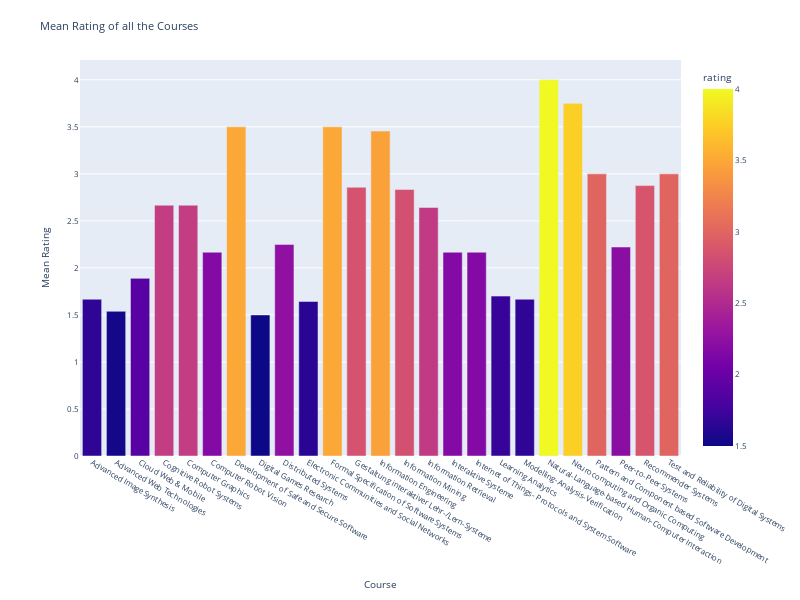

This figure's notebook cell:
### Code cell
fig11 = px.bar(df_ratings, x='sub', y='rating',
              color='rating', height=400)
fig11.update_layout(height=600,width=700,font=dict(size=8),title='Mean Rating of all the Courses')
fig11.update_xaxes(title='Course')
fig11.update_yaxes(title='Mean Rating')

### Figure 1 — Plotly figure (JSON) as saved in the notebook; plotly's stock layout.template omitted (floating-point values rounded to 4 significant figures)
{"data": [{"alignmentgroup": "True", "hoverlabel": {"namelength": 0}, "hovertemplate": "sub=%{x}<br>rating=%{marker.color}", "legendgroup": "", "marker": {"color": [1.667, 1.538, 1.889, 2.667, 2.667, 2.167, 3.5, 1.5, 2.25, 1.643, 3.5, 2.857, 3.455, 2.833, 2.643, 2.167, 2.167, 1.7, 1.667, 4, 3.75, 3, 2.222, 2.875, 3], "coloraxis": "coloraxis"}, "name": "", "offsetgroup": "", "orientation": "v", "showlegend": false, "textposition": "auto", "type": "bar", "x": ["Advanced Image Synthesis", "Advanced Web Technologies", "Cloud Web & Mobile", "Cognitive Robot Systems", "Computer Graphics", "Computer Robot Vision", "Development of Safe and Secure Software", "Digital Games Research", "Distributed Systems", "Electronic Communities and Social Networks", "Formal Specification of Software Systems", "Gestaltung interaktiver Lehr-/Lern-Systeme", "Information Engineering", "Information Mining", "Information Retrieval", "Interaktive Systeme", "Internet of Things- Protocols and System Software", "Learning Analytics", "Modelling-Analysis-Verification", "Natural-Language-based Human-Computer Interaction", "Neurocomputing and Organic Computing", "Pattern and Component based Software Development", "Peer-to-Peer Systems", "Recommender Systems", "Test and Reliability of Digital Systems"], "xaxis": "x", "y": [1.667, 1.538, 1.889, 2.667, 2.667, 2.167, 3.5, 1.5, 2.25, 1.643, 3.5, 2.857, 3.455, 2.833, 2.643, 2.167, 2.167, 1.7, 1.667, 4, 3.75, 3, 2.222, 2.875, 3], "yaxis": "y"}], "layout": {"barmode": "relative", "coloraxis": {"colorbar": {"title": {"text": "rating"}}, "colorscale": [[0, "#0d0887"], [0.1111, "#46039f"], [0.2222, "#7201a8"], [0.3333, "#9c179e"], [0.4444, "#bd3786"], [0.5556, "#d8576b"], [0.6667, "#ed7953"], [0.7778, "#fb9f3a"], [0.8889, "#fdca26"], [1, "#f0f921"]]}, "font": {"size": 8}, "height": 600, "legend": {"tracegroupgap": 0}, "margin": {"t": 60}, "title": {"text": "Mean Rating of all the Courses"}, "width": 800, "xaxis": {"anchor": "y", "domain": [0, 1], "title": {"text": "Course"}}, "yaxis": {"anchor": "x", "domain": [0, 1], "title": {"text": "Mean Rating"}}}}
